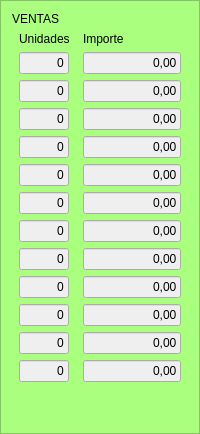
               <widget class="QFrame" name="frame_15">
                <property name="styleSheet">
                 <string notr="true">background-color: rgb(170, 255, 127);</string>
                </property>
                <property name="frameShape">
                 <enum>QFrame::Shape::StyledPanel</enum>
                </property>
                <property name="frameShadow">
                 <enum>QFrame::Shadow::Raised</enum>
                </property>
                <layout class="QGridLayout" name="gridLayout_19">
                 <item row="0" column="0">
                  <widget class="QLabel" name="label_26">
                   <property name="styleSheet">
                    <string notr="true">color: rgb(0, 0, 0);</string>
                   </property>
                   <property name="text">
                    <string>VENTAS</string>
                   </property>
                  </widget>
                 </item>
                 <item row="1" column="0" rowspan="2" colspan="3">
                  <layout class="QGridLayout" name="gridLayout_21">
                   <item row="0" column="0">
                    <widget class="QLabel" name="label_54">
                     <property name="styleSheet">
                      <string notr="true">color: rgb(0, 0, 0);</string>
                     </property>
                     <property name="text">
                      <string>Unidades</string>
                     </property>
                    </widget>
                   </item>
                   <item row="0" column="1">
                    <widget class="QLabel" name="label_55">
                     <property name="styleSheet">
                      <string notr="true">color: rgb(0, 0, 0);</string>
                     </property>
                     <property name="text">
                      <string>Importe</string>
                     </property>
                    </widget>
                   </item>
                   <item row="1" column="0">
                    <widget class="QLineEdit" name="txtUnid_ventas_enero">
                     <property name="maximumSize">
                      <size>
                       <width>50</width>
                       <height>16777215</height>
                      </size>
                     </property>
                     <property name="styleSheet">
                      <string notr="true">color: rgb(0, 0, 0);
background-color: rgb(239, 239, 239);</string>
                     </property>
                     <property name="text">
                      <string>0</string>
                     </property>
                     <property name="alignment">
                      <set>Qt::AlignmentFlag::AlignRight|Qt::AlignmentFlag::AlignTrailing|Qt::AlignmentFlag::AlignVCenter</set>
                     </property>
                    </widget>
                   </item>
                   <item row="1" column="1">
                    <widget class="QLineEdit" name="txtImporte_ventas_enero">
                     <property name="maximumSize">
                      <size>
                       <width>98</width>
                       <height>16777215</height>
                      </size>
                     </property>
                     <property name="styleSheet">
                      <string notr="true">color: rgb(0, 0, 0);
background-color: rgb(239, 239, 239);</string>
                     </property>
                     <property name="text">
                      <string>0,00</string>
                     </property>
                     <property name="alignment">
                      <set>Qt::AlignmentFlag::AlignRight|Qt::AlignmentFlag::AlignTrailing|Qt::AlignmentFlag::AlignVCenter</set>
                     </property>
                    </widget>
                   </item>
                   <item row="2" column="0">
                    <widget class="QLineEdit" name="txtUnid_ventas_febrero">
                     <property name="maximumSize">
                      <size>
                       <width>50</width>
                       <height>16777215</height>
                      </size>
                     </property>
                     <property name="styleSheet">
                      <string notr="true">color: rgb(0, 0, 0);
background-color: rgb(239, 239, 239);</string>
                     </property>
                     <property name="text">
                      <string>0</string>
                     </property>
                     <property name="alignment">
                      <set>Qt::AlignmentFlag::AlignRight|Qt::AlignmentFlag::AlignTrailing|Qt::AlignmentFlag::AlignVCenter</set>
                     </property>
                    </widget>
                   </item>
                   <item row="2" column="1">
                    <widget class="QLineEdit" name="txtImporte_ventas_febrero">
                     <property name="maximumSize">
                      <size>
                       <width>98</width>
                       <height>16777215</height>
                      </size>
                     </property>
                     <property name="styleSheet">
                      <string notr="true">color: rgb(0, 0, 0);
background-color: rgb(239, 239, 239);</string>
                     </property>
                     <property name="text">
                      <string>0,00</string>
                     </property>
                     <property name="alignment">
                      <set>Qt::AlignmentFlag::AlignRight|Qt::AlignmentFlag::AlignTrailing|Qt::AlignmentFlag::AlignVCenter</set>
                     </property>
                    </widget>
                   </item>
                   <item row="3" column="0">
                    <widget class="QLineEdit" name="txtUnid_ventas_marzo">
                     <property name="maximumSize">
                      <size>
                       <width>50</width>
                       <height>16777215</height>
                      </size>
                     </property>
                     <property name="styleSheet">
                      <string notr="true">color: rgb(0, 0, 0);
background-color: rgb(239, 239, 239);</string>
                     </property>
                     <property name="text">
                      <string>0</string>
                     </property>
                     <property name="alignment">
                      <set>Qt::AlignmentFlag::AlignRight|Qt::AlignmentFlag::AlignTrailing|Qt::AlignmentFlag::AlignVCenter</set>
                     </property>
                    </widget>
                   </item>
                   <item row="3" column="1">
                    <widget class="QLineEdit" name="txtImporte_ventas_marzo">
                     <property name="maximumSize">
                      <size>
                       <width>98</width>
                       <height>16777215</height>
                      </size>
                     </property>
                     <property name="styleSheet">
                      <string notr="true">color: rgb(0, 0, 0);
background-color: rgb(239, 239, 239);</string>
                     </property>
                     <property name="text">
                      <string>0,00</string>
                     </property>
                     <property name="alignment">
                      <set>Qt::AlignmentFlag::AlignRight|Qt::AlignmentFlag::AlignTrailing|Qt::AlignmentFlag::AlignVCenter</set>
                     </property>
                    </widget>
                   </item>
                   <item row="4" column="0">
                    <widget class="QLineEdit" name="txtUnid_ventas_abril">
                     <property name="maximumSize">
                      <size>
                       <width>50</width>
                       <height>16777215</height>
                      </size>
                     </property>
                     <property name="styleSheet">
                      <string notr="true">color: rgb(0, 0, 0);
background-color: rgb(239, 239, 239);</string>
                     </property>
                     <property name="text">
                      <string>0</string>
                     </property>
                     <property name="alignment">
                      <set>Qt::AlignmentFlag::AlignRight|Qt::AlignmentFlag::AlignTrailing|Qt::AlignmentFlag::AlignVCenter</set>
                     </property>
                    </widget>
                   </item>
                   <item row="4" column="1">
                    <widget class="QLineEdit" name="txtImporte_ventas_abril">
                     <property name="maximumSize">
                      <size>
                       <width>98</width>
                       <height>16777215</height>
                      </size>
                     </property>
                     <property name="styleSheet">
                      <string notr="true">color: rgb(0, 0, 0);
background-color: rgb(239, 239, 239);</string>
                     </property>
                     <property name="text">
                      <string>0,00</string>
                     </property>
                     <property name="alignment">
                      <set>Qt::AlignmentFlag::AlignRight|Qt::AlignmentFlag::AlignTrailing|Qt::AlignmentFlag::AlignVCenter</set>
                     </property>
                    </widget>
                   </item>
                   <item row="5" column="0">
                    <widget class="QLineEdit" name="txtUnid_ventas_mayo">
                     <property name="maximumSize">
                      <size>
                       <width>50</width>
                       <height>16777215</height>
                      </size>
                     </property>
                     <property name="styleSheet">
                      <string notr="true">color: rgb(0, 0, 0);
background-color: rgb(239, 239, 239);</string>
                     </property>
                     <property name="text">
                      <string>0</string>
                     </property>
                     <property name="alignment">
                      <set>Qt::AlignmentFlag::AlignRight|Qt::AlignmentFlag::AlignTrailing|Qt::AlignmentFlag::AlignVCenter</set>
                     </property>
                    </widget>
                   </item>
                   <item row="5" column="1">
                    <widget class="QLineEdit" name="txtImporte_ventas_mayo">
                     <property name="maximumSize">
                      <size>
                       <width>98</width>
                       <height>16777215</height>
                      </size>
                     </property>
                     <property name="styleSheet">
                      <string notr="true">color: rgb(0, 0, 0);
background-color: rgb(239, 239, 239);</string>
                     </property>
                     <property name="text">
                      <string>0,00</string>
                     </property>
                     <property name="alignment">
                      <set>Qt::AlignmentFlag::AlignRight|Qt::AlignmentFlag::AlignTrailing|Qt::AlignmentFlag::AlignVCenter</set>
                     </property>
                    </widget>
                   </item>
                   <item row="6" column="0">
                    <widget class="QLineEdit" name="txtUnid_ventas_junio">
                     <property name="maximumSize">
                      <size>
                       <width>50</width>
                       <height>16777215</height>
                      </size>
                     </property>
                     <property name="styleSheet">
                      <string notr="true">color: rgb(0, 0, 0);
background-color: rgb(239, 239, 239);</string>
                     </property>
                     <property name="text">
                      <string>0</string>
                     </property>
                     <property name="alignment">
                      <set>Qt::AlignmentFlag::AlignRight|Qt::AlignmentFlag::AlignTrailing|Qt::AlignmentFlag::AlignVCenter</set>
                     </property>
                    </widget>
                   </item>
                   <item row="6" column="1">
                    <widget class="QLineEdit" name="txtImporte_ventas_junio">
                     <property name="maximumSize">
                      <size>
                       <width>98</width>
                       <height>16777215</height>
                      </size>
                     </property>
                     <property name="styleSheet">
                      <string notr="true">color: rgb(0, 0, 0);
background-color: rgb(239, 239, 239);</string>
                     </property>
                     <property name="text">
                      <string>0,00</string>
                     </property>
                     <property name="alignment">
                      <set>Qt::AlignmentFlag::AlignRight|Qt::AlignmentFlag::AlignTrailing|Qt::AlignmentFlag::AlignVCenter</set>
                     </property>
                    </widget>
                   </item>
                   <item row="7" column="0">
                    <widget class="QLineEdit" name="txtUnid_ventas_julio">
                     <property name="maximumSize">
                      <size>
                       <width>50</width>
                       <height>16777215</height>
                      </size>
                     </property>
                     <property name="styleSheet">
                      <string notr="true">color: rgb(0, 0, 0);
background-color: rgb(239, 239, 239);</string>
                     </property>
                     <property name="text">
                      <string>0</string>
                     </property>
                     <property name="alignment">
                      <set>Qt::AlignmentFlag::AlignRight|Qt::AlignmentFlag::AlignTrailing|Qt::AlignmentFlag::AlignVCenter</set>
                     </property>
                    </widget>
                   </item>
                   <item row="7" column="1">
                    <widget class="QLineEdit" name="txtImporte_ventas_julio">
                     <property name="maximumSize">
                      <size>
                       <width>98</width>
                       <height>16777215</height>
                      </size>
                     </property>
                     <property name="styleSheet">
                      <string notr="true">color: rgb(0, 0, 0);
background-color: rgb(239, 239, 239);</string>
                     </property>
                     <property name="text">
                      <string>0,00</string>
                     </property>
                     <property name="alignment">
                      <set>Qt::AlignmentFlag::AlignRight|Qt::AlignmentFlag::AlignTrailing|Qt::AlignmentFlag::AlignVCenter</set>
                     </property>
                    </widget>
                   </item>
                   <item row="8" column="0">
                    <widget class="QLineEdit" name="txtUnid_ventas_agosto">
                     <property name="maximumSize">
                      <size>
                       <width>50</width>
                       <height>16777215</height>
                      </size>
                     </property>
                     <property name="styleSheet">
                      <string notr="true">color: rgb(0, 0, 0);
background-color: rgb(239, 239, 239);</string>
                     </property>
                     <property name="text">
                      <string>0</string>
                     </property>
                     <property name="alignment">
                      <set>Qt::AlignmentFlag::AlignRight|Qt::AlignmentFlag::AlignTrailing|Qt::AlignmentFlag::AlignVCenter</set>
                     </property>
                    </widget>
                   </item>
                   <item row="8" column="1">
                    <widget class="QLineEdit" name="txtImporte_ventas_agosto">
                     <property name="maximumSize">
                      <size>
                       <width>98</width>
                       <height>16777215</height>
                      </size>
                     </property>
                     <property name="styleSheet">
                      <string notr="true">color: rgb(0, 0, 0);
background-color: rgb(239, 239, 239);</string>
                     </property>
                     <property name="text">
                      <string>0,00</string>
                     </property>
                     <property name="alignment">
                      <set>Qt::AlignmentFlag::AlignRight|Qt::AlignmentFlag::AlignTrailing|Qt::AlignmentFlag::AlignVCenter</set>
                     </property>
                    </widget>
                   </item>
                   <item row="9" column="0">
                    <widget class="QLineEdit" name="txtUnid_ventas_septiembre">
                     <property name="maximumSize">
                      <size>
                       <width>50</width>
                       <height>16777215</height>
                      </size>
                     </property>
                     <property name="styleSheet">
                      <string notr="true">color: rgb(0, 0, 0);
background-color: rgb(239, 239, 239);</string>
                     </property>
                     <property name="text">
                      <string>0</string>
                     </property>
                     <property name="alignment">
                      <set>Qt::AlignmentFlag::AlignRight|Qt::AlignmentFlag::AlignTrailing|Qt::AlignmentFlag::AlignVCenter</set>
                     </property>
                    </widget>
                   </item>
                   <item row="9" column="1">
                    <widget class="QLineEdit" name="txtImporte_ventas_septiembre">
                     <property name="maximumSize">
                      <size>
                       <width>98</width>
                       <height>16777215</height>
                      </size>
                     </property>
                     <property name="styleSheet">
                      <string notr="true">color: rgb(0, 0, 0);
background-color: rgb(239, 239, 239);</string>
                     </property>
                     <property name="text">
                      <string>0,00</string>
                     </property>
                     <property name="alignment">
                      <set>Qt::AlignmentFlag::AlignRight|Qt::AlignmentFlag::AlignTrailing|Qt::AlignmentFlag::AlignVCenter</set>
                     </property>
                    </widget>
                   </item>
                   <item row="10" column="0">
                    <widget class="QLineEdit" name="txtUnid_ventas_octubre">
                     <property name="maximumSize">
                      <size>
                       <width>50</width>
                       <height>16777215</height>
                      </size>
                     </property>
                     <property name="styleSheet">
                      <string notr="true">color: rgb(0, 0, 0);
background-color: rgb(239, 239, 239);</string>
                     </property>
                     <property name="text">
                      <string>0</string>
                     </property>
                     <property name="alignment">
                      <set>Qt::AlignmentFlag::AlignRight|Qt::AlignmentFlag::AlignTrailing|Qt::AlignmentFlag::AlignVCenter</set>
                     </property>
                    </widget>
                   </item>
                   <item row="10" column="1">
                    <widget class="QLineEdit" name="txtImporte_ventas_octubre">
                     <property name="maximumSize">
                      <size>
                       <width>98</width>
                       <height>16777215</height>
                      </size>
                     </property>
                     <property name="styleSheet">
                      <string notr="true">color: rgb(0, 0, 0);
background-color: rgb(239, 239, 239);</string>
                     </property>
                     <property name="text">
                      <string>0,00</string>
                     </property>
                     <property name="alignment">
                      <set>Qt::AlignmentFlag::AlignRight|Qt::AlignmentFlag::AlignTrailing|Qt::AlignmentFlag::AlignVCenter</set>
                     </property>
                    </widget>
                   </item>
                   <item row="11" column="0">
                    <widget class="QLineEdit" name="txtUnid_ventas_noviembre">
                     <property name="maximumSize">
                      <size>
                       <width>50</width>
                       <height>16777215</height>
                      </size>
                     </property>
                     <property name="styleSheet">
                      <string notr="true">color: rgb(0, 0, 0);
background-color: rgb(239, 239, 239);</string>
                     </property>
                     <property name="text">
                      <string>0</string>
                     </property>
                     <property name="alignment">
                      <set>Qt::AlignmentFlag::AlignRight|Qt::AlignmentFlag::AlignTrailing|Qt::AlignmentFlag::AlignVCenter</set>
                     </property>
                    </widget>
                   </item>
                   <item row="11" column="1">
                    <widget class="QLineEdit" name="txtImporte_ventas_noviembre">
                     <property name="maximumSize">
                      <size>
                       <width>98</width>
                       <height>16777215</height>
                      </size>
                     </property>
                     <property name="styleSheet">
                      <string notr="true">color: rgb(0, 0, 0);
background-color: rgb(239, 239, 239);</string>
                     </property>
                     <property name="text">
                      <string>0,00</string>
                     </property>
                     <property name="alignment">
                      <set>Qt::AlignmentFlag::AlignRight|Qt::AlignmentFlag::AlignTrailing|Qt::AlignmentFlag::AlignVCenter</set>
                     </property>
                    </widget>
                   </item>
                   <item row="12" column="0">
                    <widget class="QLineEdit" name="txtUnid_ventas_diciembre">
                     <property name="maximumSize">
                      <size>
                       <width>50</width>
                       <height>16777215</height>
                      </size>
                     </property>
                     <property name="styleSheet">
                      <string notr="true">color: rgb(0, 0, 0);
background-color: rgb(239, 239, 239);</string>
                     </property>
                     <property name="text">
                      <string>0</string>
                     </property>
                     <property name="alignment">
                      <set>Qt::AlignmentFlag::AlignRight|Qt::AlignmentFlag::AlignTrailing|Qt::AlignmentFlag::AlignVCenter</set>
                     </property>
                    </widget>
                   </item>
                   <item row="12" column="1">
                    <widget class="QLineEdit" name="txtImporte_ventas_diciembre">
                     <property name="maximumSize">
                      <size>
                       <width>98</width>
                       <height>16777215</height>
                      </size>
                     </property>
                     <property name="styleSheet">
                      <string notr="true">color: rgb(0, 0, 0);
background-color: rgb(239, 239, 239);</string>
                     </property>
                     <property name="text">
                      <string>0,00</string>
                     </property>
                     <property name="alignment">
                      <set>Qt::AlignmentFlag::AlignRight|Qt::AlignmentFlag::AlignTrailing|Qt::AlignmentFlag::AlignVCenter</set>
                     </property>
                    </widget>
                   </item>
                  </layout>
                 </item>
                 <item row="3" column="0">
                  <spacer name="verticalSpacer_2">
                   <property name="orientation">
                    <enum>Qt::Orientation::Vertical</enum>
                   </property>
                   <property name="sizeHint" stdset="0">
                    <size>
                     <width>20</width>
                     <height>40</height>
                    </size>
                   </property>
                  </spacer>
                 </item>
                </layout>
               </widget>
